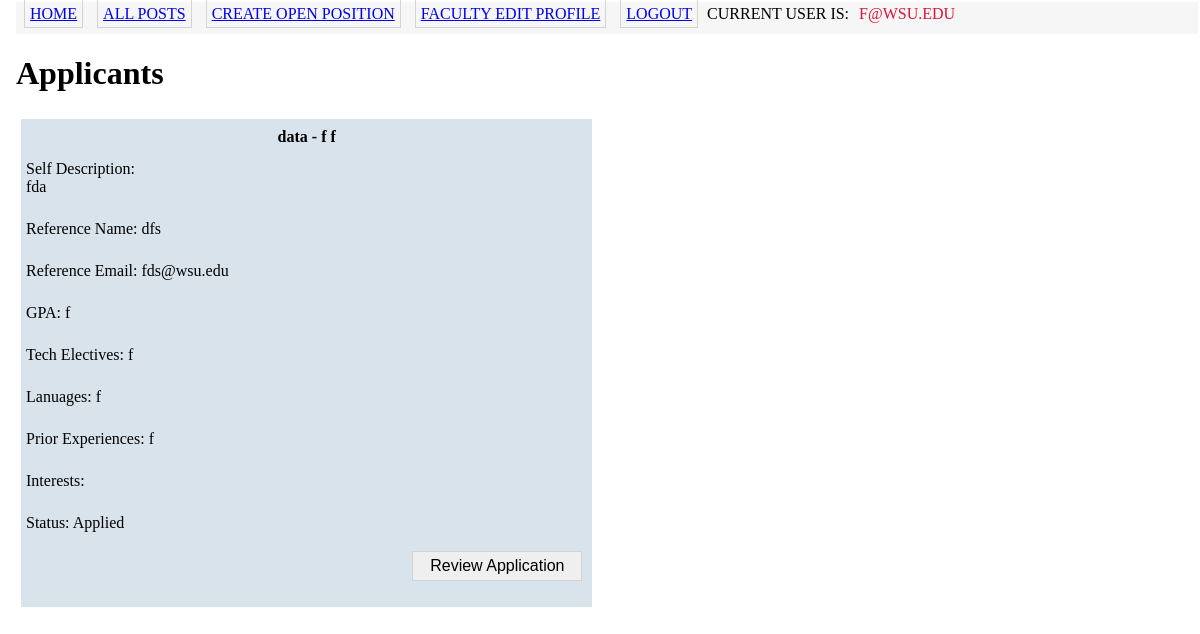
Before: /applicants/4 (signed in) with the older database file.
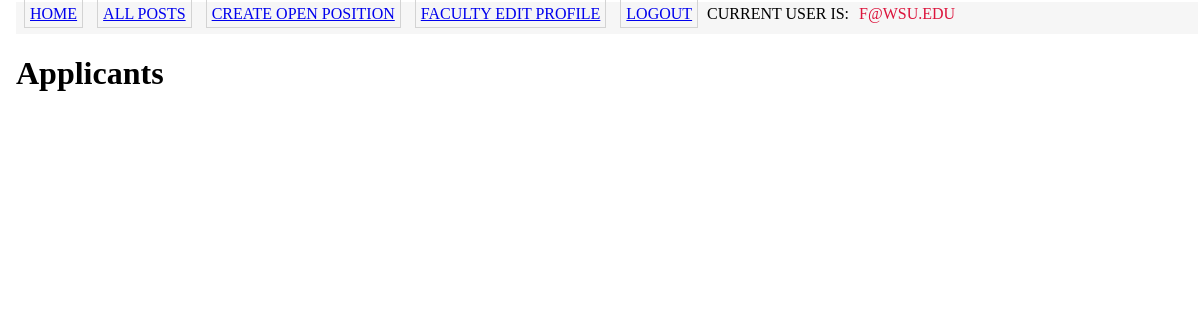
After: the same page with the newer database file.
### app/Model/models.py (models this page shows, shortened)
class Application(db.Model):
    id = db.Column(db.Integer, primary_key = True)
    student_id = db.Column(db.Integer)
    post_id = db.Column(db.Integer)
    studentDescription = db.Column(db.String(2500))
    reference_name = db.Column(db.String(256))
    reference_email = db.Column(db.String(256))
    title = db.Column(db.String(150))
    endDate = db.Column(db.String(64))
    startDate = db.Column(db.String(64))
    description = db.Column(db.String(2500))
    commitment = db.Column(db.Integer)
    qualifications = db.Column(db.String(2500))
    firstname = db.Column(db.String(64))
    lastname = db.Column(db.String(64))
    username = db.Column(db.String(128))
    status = db.Column(db.String(128))
    gpa = db.Column(db.String(5),default = "")
    tech_electives = db.Column(db.String(1000),default = "")
    languages = db.Column(db.String(1000),default = "")
    prior_exp = db.Column(db.String(10000),default = "")
    interests=db.Column(db.String(10000),default = "")

### app/Controller/routes.py (the view)
@bp_routes.route('/applicants/<post_id>', methods=['GET'])
@login_required
def applicants(post_id):
    if current_user.user_type != 'Faculty':
        return redirect(url_for('auth.login'))
    thepost = Post.query.filter_by(id = post_id).first()
    if thepost is None:
        flash("Error")
        return redirect(url_for('routes.faculty_home'))
    studentApplications = Application.query.filter_by(post_id = post_id).all()
    return render_template('post_student_list.html', studentApplications = studentApplications)

### app/Model/models.py (called while the page is built)
@login.user_loader
def load_user(id):
    return User.query.get(int(id))

### app/View/templates/post_student_list.html
{% extends "base.html" %}
{% block content %}
<h1>Applicants</h1>
<div class = 'postlist'>
    {% for application in studentApplications %}
        <div class = 'post-box'>
            {% include '_review.html' %}
        </div>
    {% endfor %}
</div>
{% endblock %}

### app/View/templates/_review.html
<table class = "posttable" style = "width:100%" valign="top">
    <td width = "100%">
        <tr>
            <td colspan="3"><div class="posttitle"> {{application.title}} - {{application.firstname}} {{application.lastname}} </div>
            </td>
        </tr>
        <tr>
            <td colspan="3"><div class="postmessage">
                Self Description:
                <br>
                {{application.studentDescription}}
            </div>
            </td>
        </tr>
        <tr>
            <td colspan="3"><div class="postmessage">  Reference Name: {{application.reference_name}}</div>
            </td>
        </tr>
        <tr>
            <td colspan="3"><div class="postmessage">  Reference Email: {{application.reference_email}} </div>
            </td>
        </tr>
        <tr>
            <td colspan="3"><div class="postmessage"> GPA: {{application.gpa}}
            </div>
            </td>
        </tr>
        <tr>
            <td colspan="3"><div class="postmessage"> Tech Electives: {{application.tech_electives}}
            </div>
            </td>
        </tr>
        <tr>
            <td colspan="3"><div class="postmessage"> Lanuages: {{application.languages}}
            </div>
            </td>
        </tr>
        <tr>
            <td colspan="3"><div class="postmessage"> Prior Experiences: {{application.prior_exp}}
            </div>
            </td>
        </tr>
        <tr>
            <td colspan="3"><div class="postmessage"> Interests: {{application.interests}}
            </div>
            </td>
        </tr>
        <tr>
            <td colspan="3"><div class="postmessage"> Status: {{application.status}}
            </div>
            </td>
        </tr>
        <tr>
            <td colspan = 3>
                <div style="text-align: right;">
                    <form action = "{{ url_for('routes.reviewApp', app_id = application.id) }}" method = "post">
                        <input type = 'submit', value = 'Review Application', class = 'reviewButton'>
                    </form>
                </div>
            </td>
        </tr>
    </td>
</table>

Changed rows visible on the page:
removed Application: title "data", firstname "f", lastname "f", studentDescription "fda", reference_name "dfs", reference_email "fds@wsu.edu", gpa "f", tech_electives "f", languages "f", prior_exp "f", status "Applied"
